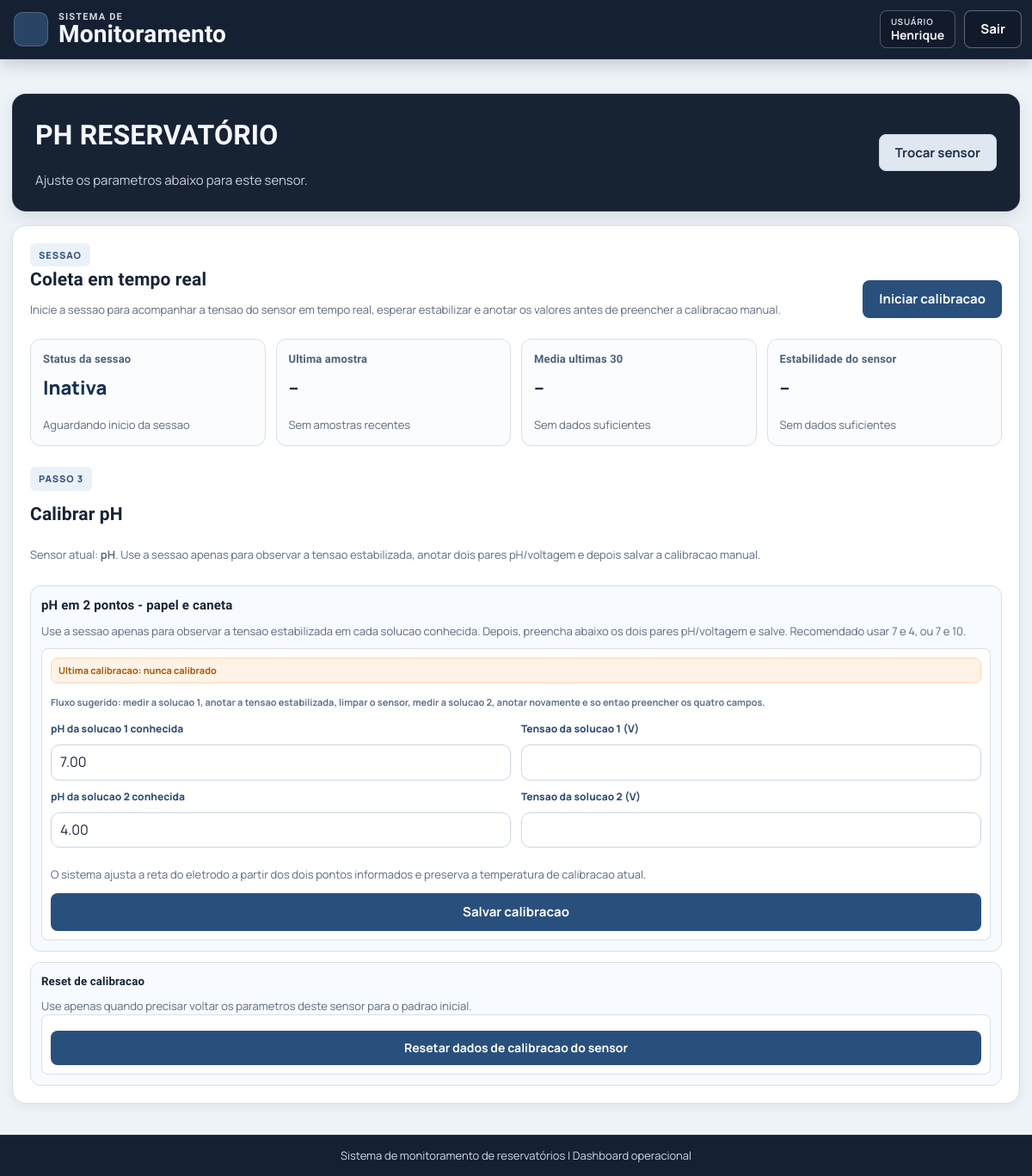
Page /reservatorios/8/calibracao/ph/ (signed in) on the earlier database version.
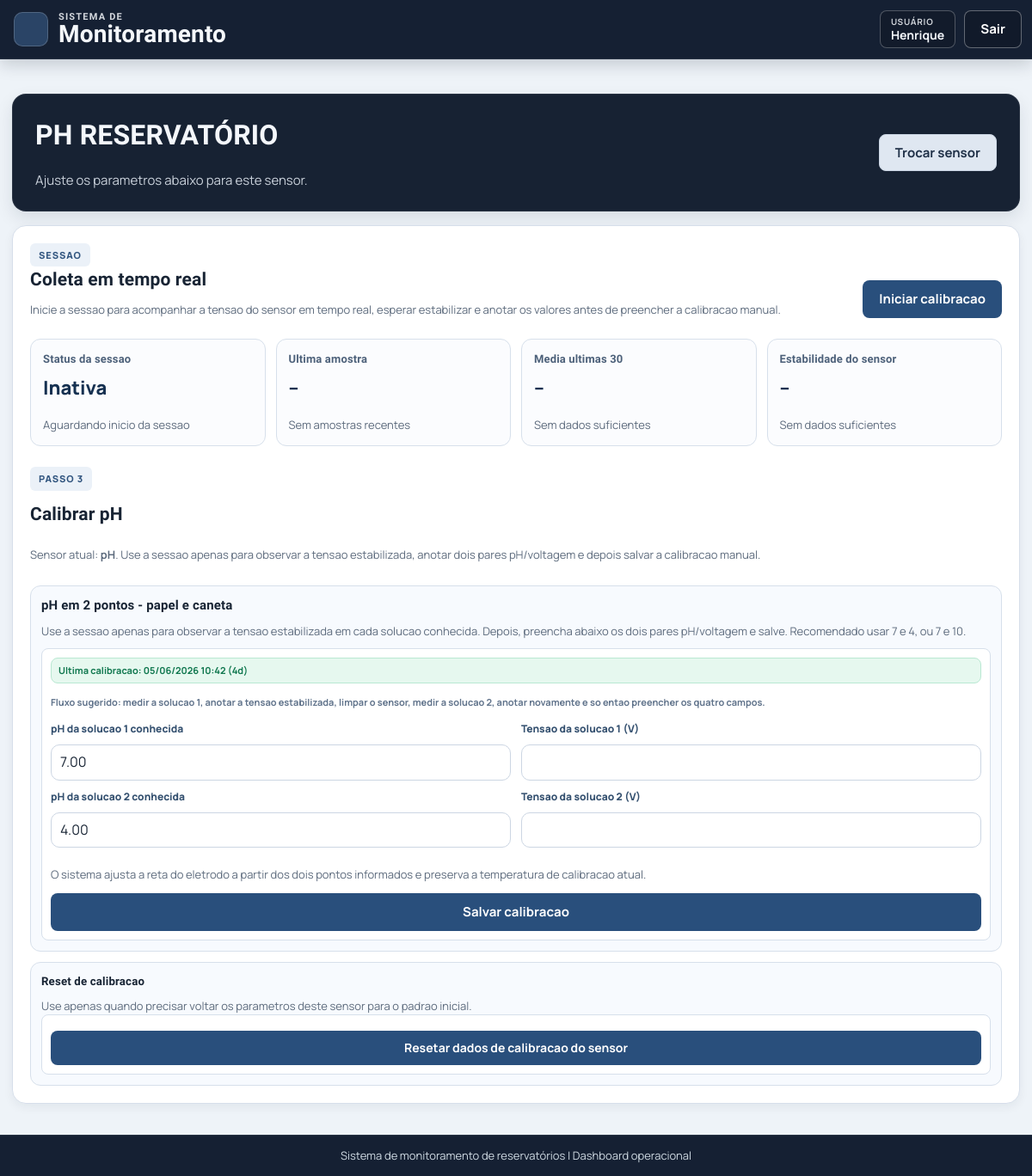
Same page on the later database version.
### app/models.py (models this page shows, shortened)
class PontoMonitoramento(models.Model):
    TIPO_UNICO = "ponto_unico"
    TIPO_ANTES = "antes_tratamento"
    TIPO_DEPOIS = "depois_tratamento"
    TEMPERATURA_INCLINACAO_PADRAO = 1.0
    PH_VOLTAGEM_REFERENCIA_7_PADRAO = 2.39
    PH_INCLINACAO_PADRAO = 0.23
    PH_TEMPERATURA_CALIBRACAO_PADRAO = 25.0
    TDS_INCLINACAO_PADRAO = 1.0
    TURBIDEZ_INCLINACAO_PADRAO = 1.0
    TDS_ALVO_CALIBRACAO_PADRAO = 40.0
    TURBIDEZ_ALVO_CALIBRACAO_PADRAO = 0.4
    TIPOS_LEGADOS = (
        TIPO_ANTES,
        TIPO_DEPOIS,
    )
    TIPOS = (TIPO_UNICO,)
    TIPOS_COMPATIVEIS = (
        TIPO_UNICO,
        TIPO_ANTES,
        TIPO_DEPOIS,
    )
    TIPO_CHOICES = (
        (TIPO_UNICO, "Ponto único"),
    )
    TIPO_ALIASES = {
        TIPO_UNICO: TIPO_UNICO,
        TIPO_ANTES: TIPO_UNICO,
        TIPO_DEPOIS: TIPO_UNICO,
        "pre": TIPO_UNICO,
        "pos": TIPO_UNICO,
        "ponto_unico": TIPO_UNICO,
        "ponto unico": TIPO_UNICO,
    }
    reservatorio = models.ForeignKey(
        Reservatorio,
        on_delete=models.CASCADE,
        related_name="pontos_monitoramento",
    )
    tipo = models.CharField(max_length=32, choices=TIPO_CHOICES)
    status_atual = models.CharField(
        max_length=20,
        choices=Reservatorio.STATUS_CHOICES,
        default=Reservatorio.STATUS_BOM,
    )
    confianca_status = models.FloatField(null=True, blank=True)
    modelo_versao = models.CharField(max_length=64, blank=True, default="")
    temperatura_inclinacao = models.FloatField(default=TEMPERATURA_INCLINACAO_PADRAO)
    temperatura_offset_c = models.FloatField(default=0.0)
    temperatura_valor_referencia_c = models.FloatField(null=True, blank=True)
    temperatura_bruta_referencia_c = models.FloatField(null=True, blank=True)
    temperatura_calibrado_em = models.DateTimeField(null=True, blank=True)
    ph_voltagem_referencia_7 = models.FloatField(default=PH_VOLTAGEM_REFERENCIA_7_PADRAO)
    ph_inclinacao = models.FloatField(default=PH_INCLINACAO_PADRAO)
    ph_temperatura_calibracao_c = models.FloatField(default=PH_TEMPERATURA_CALIBRACAO_PADRAO)
    ph_calibrado_em = models.DateTimeField(null=True, blank=True)
    tds_inclinacao = models.FloatField(default=TDS_INCLINACAO_PADRAO)
    tds_offset_ppm = models.FloatField(default=0.0)
    tds_calibrado_em = models.DateTimeField(null=True, blank=True)
    turbidez_inclinacao = models.FloatField(default=TURBIDEZ_INCLINACAO_PADRAO)
    turbidez_offset_ntu = models.FloatField(default=0.0)
    turbidez_calibrado_em = models.DateTimeField(null=True, blank=True)
    tds_alvo_calibracao_ppm = models.FloatField(default=TDS_ALVO_CALIBRACAO_PADRAO)
    turbidez_alvo_calibracao_ntu = models.FloatField(default=TURBIDEZ_ALVO_CALIBRACAO_PADRAO)
    tds_adc_calibracao = models.IntegerField(null=True, blank=True)
    turbidez_adc_calibracao = models.IntegerField(null=True, blank=True)
    agua_calibrado_em = models.DateTimeField(null=True, blank=True)
    created_at = models.DateTimeField(auto_now_add=True)
    updated_at = models.DateTimeField(auto_now=True)
    class Meta:
        ordering = ["reservatorio_id", "tipo"]
        constraints = [
            models.UniqueConstraint(
                fields=["reservatorio", "tipo"],
                name="uq_ponto_monitoramento_reservatorio_tipo",
            ),
        ]
    @property
    def nome_exibicao(self):
        return "Ponto único"
    @classmethod
    def normalizar_tipo(cls, tipo):
        if not isinstance(tipo, str):
            raise ValueError("ponto_tipo invalido")
        tipo_normalizado = tipo.strip().lower()
        tipo_resolvido = cls.TIPO_ALIASES.get(tipo_normalizado)
        if tipo_resolvido is None:
            raise ValueError("ponto_tipo invalido")
        return tipo_resolvido

### app/views.py (the view)
@login_required(login_url="entrar")
@require_http_methods(["GET"])
def reservatorio_calibracao_sensor(request, reservatorio_id, sensor_id):
    reservatorio = Reservatorio.obter_por_id(reservatorio_id, usuario=request.user)
    if reservatorio is None:
        messages.error(request, "Reservatório não encontrado.")
        return redirect("index")
    reservatorio.garantir_pontos_monitoramento()
    ponto_unico = reservatorio.obter_ponto_monitoramento(PontoMonitoramento.TIPO_UNICO)
    sensor_selecionado = _normalizar_sensor_calibracao(
        sensor_id,
        padrao="temperatura",
    )
    ponto_calibracao = ponto_unico
    return render(
        request,
        "reservatorio/calibracao_sensor.html",
        {
            **_contexto_calibracao_reservatorio(
                reservatorio,
                ponto_unico=ponto_unico,
            ),
            "sensor_selecionado": sensor_selecionado,
            "sensor_selecionado_nome": _rotulo_sensor_calibracao(sensor_selecionado),
            "titulo_calibracao_ativa": _titulo_calibracao_ativa(
                ponto=ponto_calibracao,
                sensor=sensor_selecionado,
            ),
            "ponto_calibracao": ponto_calibracao,
            "temperatura_calibracao_ativa": _resumo_calibracao_temperatura(ponto_calibracao),
            "tds_calibracao_ativa": _resumo_calibracao_tds(ponto_calibracao),
            "turbidez_calibracao_ativa": _resumo_calibracao_turbidez(ponto_calibracao),
            "ph_calibracao_ativa": _resumo_calibracao_ph(ponto_calibracao),
            "sessao_calibracao_ativa": _resumo_sessao_calibracao(
                ponto=ponto_calibracao,
                sensor=sensor_selecionado,
            ),
        },
    )

### app/models.py (called while the page is built)
    @classmethod
    def obter_por_id(cls, reservatorio_id, usuario=None):
        reservatorio_id = cls._normalizar_id(reservatorio_id)
        if reservatorio_id is None:
            return None
        queryset = cls.objects.filter(id=reservatorio_id)
        if usuario is not None:
            queryset = queryset.filter(usuario=usuario)
        return queryset.first()

    def garantir_pontos_monitoramento(self):
        possui_ponto = self.pontos_monitoramento.filter(
            tipo__in=PontoMonitoramento.TIPOS_COMPATIVEIS,
        ).exists()
        if possui_ponto:
            return
        PontoMonitoramento.objects.get_or_create(
            reservatorio=self,
            tipo=PontoMonitoramento.TIPO_UNICO,
        )

    @staticmethod
    def _normalizar_id(reservatorio_id):
        if isinstance(reservatorio_id, int):
            return reservatorio_id if reservatorio_id > 0 else None
        if isinstance(reservatorio_id, str) and reservatorio_id.isdigit():
            return int(reservatorio_id)
        return None

### app/views.py (called while the page is built)
def _titulo_calibracao_ativa(*, ponto, sensor):
    return f"Calibrar {_rotulo_sensor_calibracao(sensor)}"

### app/templates/reservatorio/calibracao_sensor.html (shortened to what this page needs)
{% extends "blocos/base.html" %}
{% load static %}
{% block content %}
<section class="detail-hero calibration-hero">
    <div class="detail-hero-copy">
        <h2>{{ sensor_selecionado_nome|upper }} {{ reservatorio.nome|upper }}</h2>
        <p class="index-hero-subtitle">
            Ajuste os parametros abaixo para este sensor.
        </p>
    </div>
    <div class="detail-hero-actions">
        <a class="btn-secondary" href="{% url 'reservatorio_calibracao' reservatorio.id %}">Trocar sensor</a>
    </div>
</section>
<section class="panel calibration-page-panel">
    <div class="calibration-session-toolbar">
        <div>
            <div class="calibration-step-kicker">Sessao</div>
            <h3>Coleta em tempo real</h3>
            <p class="status-meta calibration-page-intro">
                {% if sensor_selecionado == "ph" %}
                Inicie a sessao para acompanhar a tensao do sensor em tempo real, esperar estabilizar e anotar os valores antes de preencher a calibracao manual.
                {% else %}
                Inicie a sessao para o ESP32 enviar amostras deste sensor a cada 5 segundos sem misturar com o historico normal.
                {% endif %}
            </p>
        </div>
        <div class="calibration-session-actions">
            {% if sessao_calibracao_ativa.ativa %}
            <form method="post" action="{% url 'reservatorio_calibracao_sessao_encerrar' reservatorio.id sensor_selecionado %}">
                {% csrf_token %}
                <button class="btn-main" type="submit">Encerrar sessao</button>
            </form>
            {% else %}
            <form method="post" action="{% url 'reservatorio_calibracao_sessao_iniciar' reservatorio.id sensor_selecionado %}">
                <button class="btn-main" type="submit">Iniciar calibracao</button>
            </form>
            {% endif %}
        </div>
    </div>
    <div class="calibration-live-grid" id="calibrationLivePanel"
        data-status-url="{% url 'reservatorio_calibracao_sessao_status' reservatorio.id sensor_selecionado %}"
        data-sensor="{{ sensor_selecionado }}"
        data-session-active="{% if sessao_calibracao_ativa.ativa %}true{% else %}false{% endif %}">
        <article class="calibration-live-card">
            <h4>Status da sessao</h4>
            <p class="calibration-live-value" data-live-status>
                {% if sessao_calibracao_ativa.ativa %}Ativa{% else %}Inativa{% endif %}
            </p>
            <p class="status-meta" data-live-count>
                {% if sessao_calibracao_ativa.ativa %}{{ sessao_calibracao_ativa.amostras }} amostras recebidas{% else %}Aguardando inicio da sessao{% endif %}
            </p>
        </article>
        <article class="calibration-live-card">
            <h4>Ultima amostra</h4>
            <p class="calibration-live-value" data-live-last-value>--</p>
            <p class="status-meta" data-live-last-meta>Sem amostras recentes</p>
        </article>
        <article class="calibration-live-card">
            <h4>Media ultimas 30</h4>
            <p class="calibration-live-value" data-live-avg-value>--</p>
            <p class="status-meta" data-live-avg-meta>Sem dados suficientes</p>
        </article>
        <article class="calibration-live-card">
            <h4>Estabilidade do sensor</h4>
            <p class="calibration-live-value" data-live-stability-sensor>--</p>
            <p class="status-meta" data-live-stability-sensor-meta>Sem dados suficientes</p>
        </article>
    </div>
    {% include "reservatorio/_calibration_content.html" %}
</section>
{% endblock %}

### app/templates/reservatorio/_calibration_content.html (shortened to what the changed rows need)
{% load l10n %}
{% if sensor_selecionado == "temperatura" %}
<section class="ph-calibration-section">
    <h5>Temperatura</h5>
    <p class="status-meta">
        Informe em quanto a media da temperatura deveria estar. O sistema usa a media estavel da sessao para ajustar a calibracao automaticamente.
    </p>
    <div class="ph-auto-grid calibration-single-grid">
        <form class="ph-auto-card calibration-form-card" method="post" data-calibration-form data-sensor-form="temperatura"
            action="{% url 'reservatorio_calibracao_temperatura_auto' reservatorio.id %}">
            {% csrf_token %}
            <p class="ph-calibration-status calibration-status {% if temperatura_calibracao_ativa.vencida %}is-overdue{% else %}is-ok{% endif %}">
                {% if temperatura_calibracao_ativa.calibrado_em %}
                Ultima calibracao: {{ temperatura_calibracao_ativa.calibrado_em|date:"d/m/Y H:i" }} ({{ temperatura_calibracao_ativa.dias }}d)
                {% else %}
                Ultima calibracao: nunca calibrado
                {% endif %}
            </p>
            <label for="temperatura_referencia_ativa">A media da temperatura deveria estar em (C)</label>
            <input id="temperatura_referencia_ativa" name="temperatura_referencia_c" type="number"
                step="0.01" value="{{ ponto_calibracao.temperatura_valor_referencia_c|default:reservatorio.meta_celsius_temperatura|unlocalize }}"
                required>
            <details class="calibration-advanced">
                <summary>Ajustes avancados</summary>
                <p class="status-meta">
                    A inclinacao define o quanto o valor final reage a mudancas na leitura bruta do sensor. Nao e recomendado alterar isso sem necessidade.
                </p>
                <label for="temperatura_inclinacao_ativa">Inclinacao atual</label>
                <input id="temperatura_inclinacao_ativa" name="temperatura_inclinacao" type="number"
                    min="0.001" step="0.001" value="{{ ponto_calibracao.temperatura_inclinacao|unlocalize }}" required>
            </details>
            <button class="btn-main" type="submit" data-confirm-button disabled>Salvar calibracao</button>
            <p class="status-meta" data-confirm-hint>Aguardando estabilidade do sensor.</p>
        </form>
    </div>
</section>
{% elif sensor_selecionado == "ph" %}
<section class="ph-calibration-section">
    <div class="ph-manual-grid calibration-single-grid">
        <form class="ph-manual-card calibration-form-card ph-paper-form" method="post" action="{% url 'reservatorio_calibracao_ph_auto' reservatorio.id %}">
            <p class="ph-calibration-status calibration-status {% if ph_calibracao_ativa.vencida %}is-overdue{% else %}is-ok{% endif %}">
                {% if ph_calibracao_ativa.calibrado_em %}
                Ultima calibracao: {{ ph_calibracao_ativa.calibrado_em|date:"d/m/Y H:i" }} ({{ ph_calibracao_ativa.dias }}d)
                {% else %}
                Ultima calibracao: nunca calibrado
                {% endif %}
            </p>
            <p class="ph-voltage-hint">
                Fluxo sugerido: medir a solucao 1, anotar a tensao estabilizada, limpar o sensor, medir a solucao 2, anotar novamente e so entao preencher os quatro campos.
            </p>
            <div class="ph-paper-entry-grid">
                <label for="ph_solucao_ponto_1">pH da solucao 1 conhecida</label>
                <label for="ph_tensao_ponto_1">Tensao da solucao 1 (V)</label>
                <input id="ph_solucao_ponto_1" name="ph_solucao_ponto_1" type="number" min="0" max="14" step="0.01" value="7.00" required>
                <input id="ph_tensao_ponto_1" name="ph_tensao_ponto_1" type="number" min="0" max="3.3" step="0.001" required>
                <label for="ph_solucao_ponto_2">pH da solucao 2 conhecida</label>
                <label for="ph_tensao_ponto_2">Tensao da solucao 2 (V)</label>
                <input id="ph_solucao_ponto_2" name="ph_solucao_ponto_2" type="number" min="0" max="14" step="0.01" value="4.00" required>
                <input id="ph_tensao_ponto_2" name="ph_tensao_ponto_2" type="number" min="0" max="3.3" step="0.001" required>
            </div>
            <p class="status-meta">
                O sistema ajusta a reta do eletrodo a partir dos dois pontos informados e preserva a temperatura de calibracao atual.
            </p>
            <button class="btn-main" type="submit">Salvar calibracao</button>
        </form>
    </div>
</section>
{% endif %}

Differences in the rows shown:
now on this page (row edited): PontoMonitoramento: calibrado_em "05/06/2026 10:42"
Other differences:
{{ ph_calibracao_ativa.dias }}: (not shown) → "4"
text no longer shown: "Ultima calibracao: nunca calibrado"
text now shown: "Ultima calibracao: ( d)"
